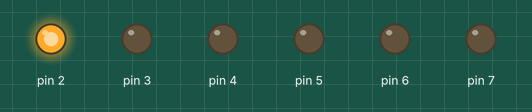
Simulated run of this sketch. Board: Arduino Uno, built with avr-gcc and run on an emulated ATmega328P. On the bench: output pins drawn as LEDs (lit = HIGH).

Above: at 0.5 s.
At 2.5 s:
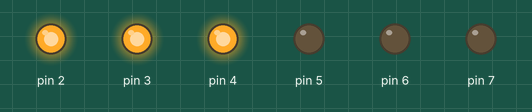
At 4.5 s:
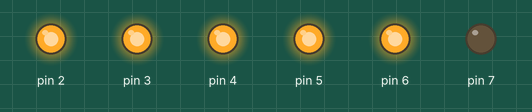
At 6.7 s:
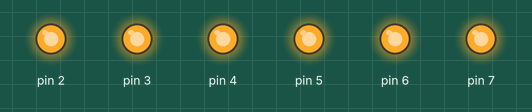
At 12.0 s:
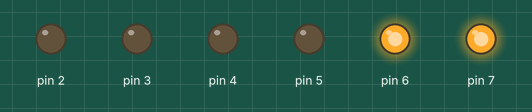
At 18.0 s:
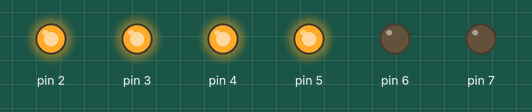
Timing chart, 0 to 18.9 s (numbered marks = the images above):
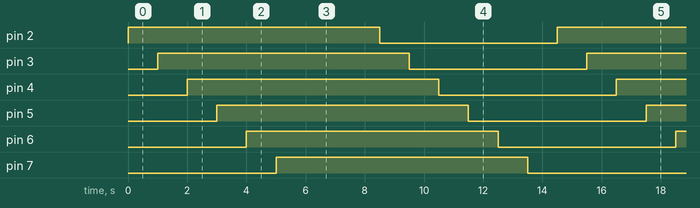

Measured:
- by itself, pin 2–7: alternates HIGH for 8.5 s and LOW for 6.0 s
- by itself, everything shown: repeats every 14.5 s, in 12 steps

The sketch:

LightMoodControl.ino
```cpp
void setup() {
  // put your setup code here, to run once:
  for(int i=2; i<=7; i++){
    pinMode(i, OUTPUT);
  }
}

void turnOnLights(){
  for(int i = 2; i<=7; i++){
    digitalWrite(i, HIGH);
    delay(1000);
  }
}

void turnOffLights(){
 for(int i=2; i<=7; i++){
    digitalWrite(i, LOW);
    delay(1000);
  }
}


void loop() {
  // put your main code here, to run repeatedly:
  turnOnLights();
  delay(2500);
  turnOffLights();
}
```
